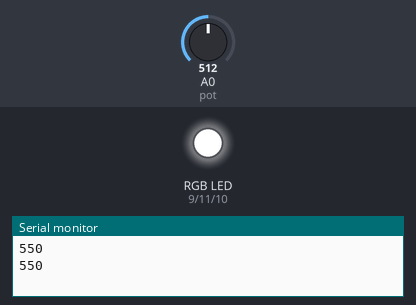
The sketch below on a simulated Arduino Uno, built with avr-gcc and run on an emulated ATmega328P. On the bench: an RGB LED mixed from three pins (HIGH = lit), the last lines printed to the serial monitor. The inputs (shaded band) are chosen by the test bench; at power-on: A0 (pot) = 512. Dim RGB values are drawn brighter than linear.

Above: at 3.5 s.
3.6 s: A0 (pot) set to 122
At 4.2 s:
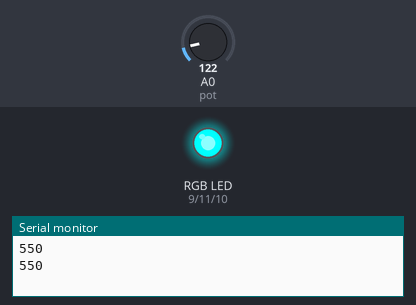
7.2 s: A0 (pot) set to 0
At 7.26 s:
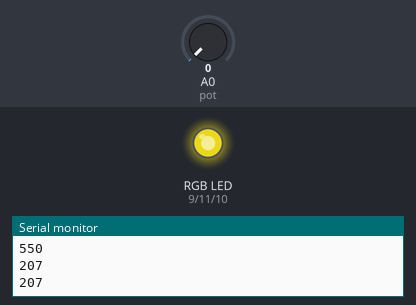
Timing chart, 0 to 16.8 s (numbered marks = the images above; inputs shaded):
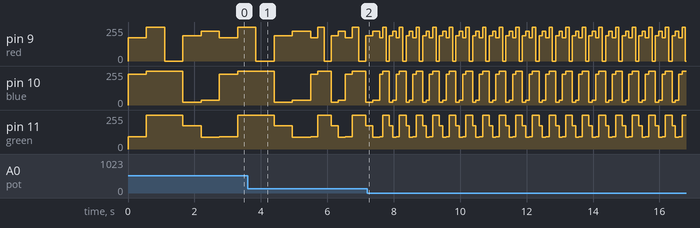

The sketch:

Control_de_una_secuencia_de_colores_RGB.ino
```cpp
/*
 * Fundacion Kinal
 * Centro educativo tecnico laboral Kinal
 * Electronica
 * Grado: Quinto
 * Sección: A
 * Curso: Taller de electronica digital y reparación de computadoras I
 * Nombre: Wolf Salguero
 * Carnet: 2021179
 * Proyecto: Ejercicio 2 - Práctica 2
*/

//Variables
int red = 9;
int blue = 10;
int green = 11;
int pot = A0;
int potValue;
int t;

//Funciones
void Secuencia(void);

void setup()
{
  Serial.begin(9600);
  pinMode(9, OUTPUT);
  pinMode(10, OUTPUT);
  pinMode(11, OUTPUT);
  pinMode(A0, INPUT);
}

void loop()
{
  potValue = analogRead(pot);
  t = map(potValue, 0, 1023, 100, 1000);
  Serial.println(t);
  Secuencia();

}


void Secuencia(void)
{
  analogWrite(red, 174);    //primera secuencia
  analogWrite(green, 92);
  analogWrite(blue, 230);
  delay(t);

  analogWrite(red, 255);    //Segunda secuencia
  analogWrite(green, 255);
  analogWrite(blue, 255);
  delay(t);

  analogWrite(red, 0);    //Tercera secuencia
  analogWrite(green, 255);
  analogWrite(blue, 255);
  delay(t);

  analogWrite(red, 189);    //Cuarta secuencia
  analogWrite(green, 174);
  analogWrite(blue, 20);
  delay(t);

  analogWrite(red, 225);    //Quinta secuencia
  analogWrite(green, 87);
  analogWrite(blue, 35);
  delay(t);

}
```

Measured:
- by itself, pin 9 (red): repeats every 0.50 s: 174/255 0.10 s, 255/255 0.10 s, 0/255 0.10 s, 189/255 0.10 s, 225/255 0.10 s
- by itself, pin 10 (blue): repeats every 0.50 s: 230/255 0.10 s, 255/255 0.20 s, 20/255 0.10 s, 35/255 0.10 s
- by itself, pin 11 (green): repeats every 0.50 s: 92/255 0.10 s, 255/255 0.20 s, 174/255 0.10 s, 87/255 0.10 s
